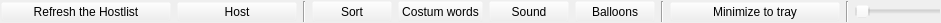
<?xml version="1.0" encoding="UTF-8"?>
<ui version="4.0">
 <class>buttonlayoutClass</class>
 <widget class="QWidget" name="buttonlayoutClass">
  <property name="geometry">
   <rect>
    <x>0</x>
    <y>0</y>
    <width>941</width>
    <height>23</height>
   </rect>
  </property>
  <property name="sizePolicy">
   <sizepolicy hsizetype="Preferred" vsizetype="Minimum">
    <horstretch>0</horstretch>
    <verstretch>0</verstretch>
   </sizepolicy>
  </property>
  <property name="minimumSize">
   <size>
    <width>50</width>
    <height>0</height>
   </size>
  </property>
  <property name="maximumSize">
   <size>
    <width>16777215</width>
    <height>16777215</height>
   </size>
  </property>
  <property name="windowTitle">
   <string>buttonlayout</string>
  </property>
  <property name="toolTip">
   <string/>
  </property>
  <layout class="QHBoxLayout" name="horizontalLayout_2">
   <property name="spacing">
    <number>0</number>
   </property>
   <property name="margin">
    <number>0</number>
   </property>
   <item>
    <widget class="QScrollArea" name="chatwindowbuttonscrollArea">
     <property name="sizePolicy">
      <sizepolicy hsizetype="Expanding" vsizetype="Minimum">
       <horstretch>0</horstretch>
       <verstretch>0</verstretch>
      </sizepolicy>
     </property>
     <property name="minimumSize">
      <size>
       <width>0</width>
       <height>23</height>
      </size>
     </property>
     <property name="maximumSize">
      <size>
       <width>16777215</width>
       <height>23</height>
      </size>
     </property>
     <property name="palette">
      <palette>
       <active>
        <colorrole role="Base">
         <brush brushstyle="SolidPattern">
          <color alpha="255">
           <red>255</red>
           <green>255</green>
           <blue>255</blue>
          </color>
         </brush>
        </colorrole>
        <colorrole role="Window">
         <brush brushstyle="SolidPattern">
          <color alpha="0">
           <red>251</red>
           <green>248</green>
           <blue>241</blue>
          </color>
         </brush>
        </colorrole>
       </active>
       <inactive>
        <colorrole role="Base">
         <brush brushstyle="SolidPattern">
          <color alpha="255">
           <red>255</red>
           <green>255</green>
           <blue>255</blue>
          </color>
         </brush>
        </colorrole>
        <colorrole role="Window">
         <brush brushstyle="SolidPattern">
          <color alpha="0">
           <red>251</red>
           <green>248</green>
           <blue>241</blue>
          </color>
         </brush>
        </colorrole>
       </inactive>
       <disabled>
        <colorrole role="Base">
         <brush brushstyle="SolidPattern">
          <color alpha="0">
           <red>251</red>
           <green>248</green>
           <blue>241</blue>
          </color>
         </brush>
        </colorrole>
        <colorrole role="Window">
         <brush brushstyle="SolidPattern">
          <color alpha="0">
           <red>251</red>
           <green>248</green>
           <blue>241</blue>
          </color>
         </brush>
        </colorrole>
       </disabled>
      </palette>
     </property>
     <property name="verticalScrollBarPolicy">
      <enum>Qt::ScrollBarAlwaysOff</enum>
     </property>
     <property name="horizontalScrollBarPolicy">
      <enum>Qt::ScrollBarAlwaysOff</enum>
     </property>
     <property name="widgetResizable">
      <bool>true</bool>
     </property>
     <widget class="QWidget" name="scrollAreaWidgetContents">
      <property name="geometry">
       <rect>
        <x>0</x>
        <y>0</y>
        <width>989</width>
        <height>23</height>
       </rect>
      </property>
      <layout class="QHBoxLayout" name="horizontalLayout" stretch="0,0,0,0,0,0,0,0,0,0,0,0,1">
       <property name="margin">
        <number>0</number>
       </property>
       <item>
        <widget class="QPushButton" name="pbrefresh">
         <property name="minimumSize">
          <size>
           <width>170</width>
           <height>20</height>
          </size>
         </property>
         <property name="maximumSize">
          <size>
           <width>200</width>
           <height>20</height>
          </size>
         </property>
         <property name="text">
          <string>Refresh the Hostlist</string>
         </property>
        </widget>
       </item>
       <item>
        <widget class="QPushButton" name="pbhost">
         <property name="minimumSize">
          <size>
           <width>120</width>
           <height>20</height>
          </size>
         </property>
         <property name="maximumSize">
          <size>
           <width>100</width>
           <height>20</height>
          </size>
         </property>
         <property name="text">
          <string>Host</string>
         </property>
        </widget>
       </item>
       <item>
        <spacer name="horizontalSpacer">
         <property name="orientation">
          <enum>Qt::Horizontal</enum>
         </property>
         <property name="sizeHint" stdset="0">
          <size>
           <width>40</width>
           <height>20</height>
          </size>
         </property>
        </spacer>
       </item>
       <item>
        <widget class="Line" name="line">
         <property name="orientation">
          <enum>Qt::Vertical</enum>
         </property>
        </widget>
       </item>
       <item>
        <widget class="QPushButton" name="pbsort">
         <property name="toolTip">
          <string>If Sorting is off, users will appear in the direction in that they came into wormnet.</string>
         </property>
         <property name="text">
          <string>Sort</string>
         </property>
        </widget>
       </item>
       <item>
        <widget class="QPushButton" name="pbcostumwords">
         <property name="toolTip">
          <string>Go to Settings Alert and Away tab to set costum words.</string>
         </property>
         <property name="text">
          <string>Costum words</string>
         </property>
        </widget>
       </item>
       <item>
        <widget class="QPushButton" name="pbsound">
         <property name="text">
          <string>Sound</string>
         </property>
        </widget>
       </item>
       <item>
        <widget class="QPushButton" name="pbballoon">
         <property name="text">
          <string>Balloons</string>
         </property>
        </widget>
       </item>
       <item>
        <widget class="Line" name="line_4">
         <property name="orientation">
          <enum>Qt::Vertical</enum>
         </property>
        </widget>
       </item>
       <item>
        <widget class="QPushButton" name="pbminimize">
         <property name="minimumSize">
          <size>
           <width>170</width>
           <height>20</height>
          </size>
         </property>
         <property name="maximumSize">
          <size>
           <width>200</width>
           <height>20</height>
          </size>
         </property>
         <property name="toolTip">
          <string>To raise the window again, leftclick the trayicon.</string>
         </property>
         <property name="text">
          <string>Minimize to tray</string>
         </property>
        </widget>
       </item>
       <item>
        <widget class="Line" name="line_2">
         <property name="orientation">
          <enum>Qt::Vertical</enum>
         </property>
        </widget>
       </item>
       <item>
        <widget class="QSlider" name="slideralpha">
         <property name="minimumSize">
          <size>
           <width>100</width>
           <height>0</height>
          </size>
         </property>
         <property name="maximumSize">
          <size>
           <width>150</width>
           <height>20</height>
          </size>
         </property>
         <property name="minimum">
          <number>20</number>
         </property>
         <property name="maximum">
          <number>100</number>
         </property>
         <property name="value">
          <number>20</number>
         </property>
         <property name="orientation">
          <enum>Qt::Horizontal</enum>
         </property>
        </widget>
       </item>
       <item>
        <widget class="Line" name="line_3">
         <property name="orientation">
          <enum>Qt::Vertical</enum>
         </property>
        </widget>
       </item>
      </layout>
     </widget>
    </widget>
   </item>
  </layout>
 </widget>
 <layoutdefault spacing="6" margin="11"/>
 <resources/>
 <connections/>
</ui>
